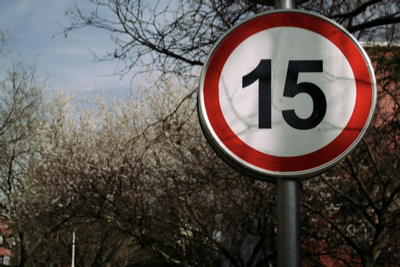
#> input picture Modul_5/Vježbe/21_1_2026/traffic_sign.png, 400 x 267 px
$ python ZD_2.py
#> lines starting #> are read from the running program, lines starting #| are printed output that depends on the picture
"""
Docstring for ZD_2

2. Zadatak - K-means clustering: kompresija slike
Cilj
Cilj ovog zadatka je primijeniti algoritam K-means na slikovne podatke te pokazati kako se isti algoritam može koristiti u potpuno drugačijem kontekstu – za aproksimaciju i kompresiju slike. Naglasak je na razumijevanju reprezentacije slike kao skupa numeričkih vektora i vizualnoj interpretaciji rezultata.
Skup podataka
Koristite slikovnu datoteku (traffic_sign.png).
Slika je učitana pomoću OpenCV biblioteke i predstavlja se u RGB prostoru boja.
Zadatak
1. Učitavanje i prikaz slike
● Učitajte sliku pomoću OpenCV-a.
● Pretvorite sliku iz BGR u RGB prostor boja.
● Prikažite originalnu sliku.
2. Priprema podataka
● Odredite dimenzije slike.
● Pripremite podatke za K-means tako da:
○ svaki piksel predstavlja jedan uzorak
○ svaka boja (R, G, B) predstavlja značajku.
● Oblikujte podatke u odgovarajući oblik za učenje modela.
3. K-means clustering
● Istrenirajte K-means model s K = 16 klastera.
● Svakom pikselu pridružite najbliži centroid (boju).
● Dobivene centroide koristite za rekonstrukciju slike.
4. Rekonstrukcija i prikaz slike
● Rekonstruirajte sliku korištenjem centara klastera.
● Pripazite da su vrijednosti boja u ispravnom rasponu za prikaz.
● Prikažite:
○ originalnu sliku
○ komprimiranu sliku dobivenu K-means algoritmom.
Kratka analiza
U nekoliko rečenica odgovorite na sljedeća pitanja:
● Što se događa s izgledom slike nakon kompresije?
● Koju ulogu ima broj klastera K u kvaliteti rezultata?
"""

import cv2
import numpy as np
import matplotlib.pyplot as plt
from sklearn.cluster import KMeans

# 1. Učitavanje slike
image  = cv2.imread('traffic_sign.png')
#> image is the input picture: shape (267, 400, 3); mean B, G, R 81.4, 85.5, 93.2
image = cv2.cvtColor(image, cv2.COLOR_BGR2RGB)
plt.imshow(image)
plt.title("Original image")
plt.show()

# 2. Priprema podataka
rows, cols, ch = image.shape
#> rows = 267; cols = 400; ch = 3
pixels = image.reshape(rows * cols, ch)

# 3. K-means clustering
k = 16
kmeans = KMeans(n_clusters=k, random_state=42)
kmeans.fit(pixels)
labels = kmeans.labels_
centers = kmeans.cluster_centers_.astype('uint8')

# Rekonstrukcija slike
compressed_image = centers[labels].reshape(rows, cols, ch)

# 4. Prikaz slike
plt.figure(figsize=(10,5))
plt.subplot(1,2,1)
plt.imshow(image)
plt.title("Originalana slika")
plt.subplot(1,2,2)
plt.imshow(compressed_image)
plt.title("Komprimirna slika K-means (k=16)")
plt.show()
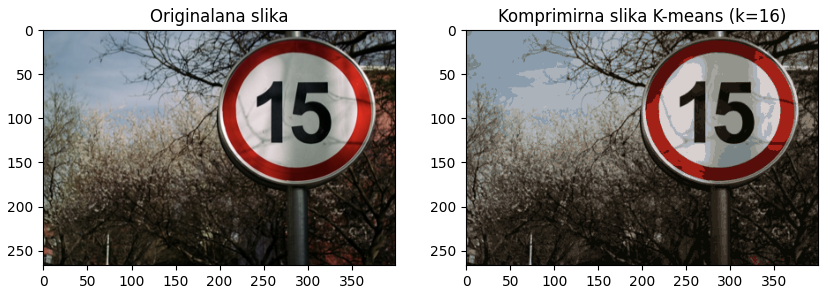
#> figure drawn by matplotlib, 2 panels

# Analiza
# ● Što se događa s izgledom slike nakon kompresije? Slika gubi neke detalje i poprima cartoonish izgled
# ● Koju ulogu ima broj klastera K u kvaliteti rezultata? Veći broj klastera K rezultira boljom kvalitetom rekonstruirane slike
#
